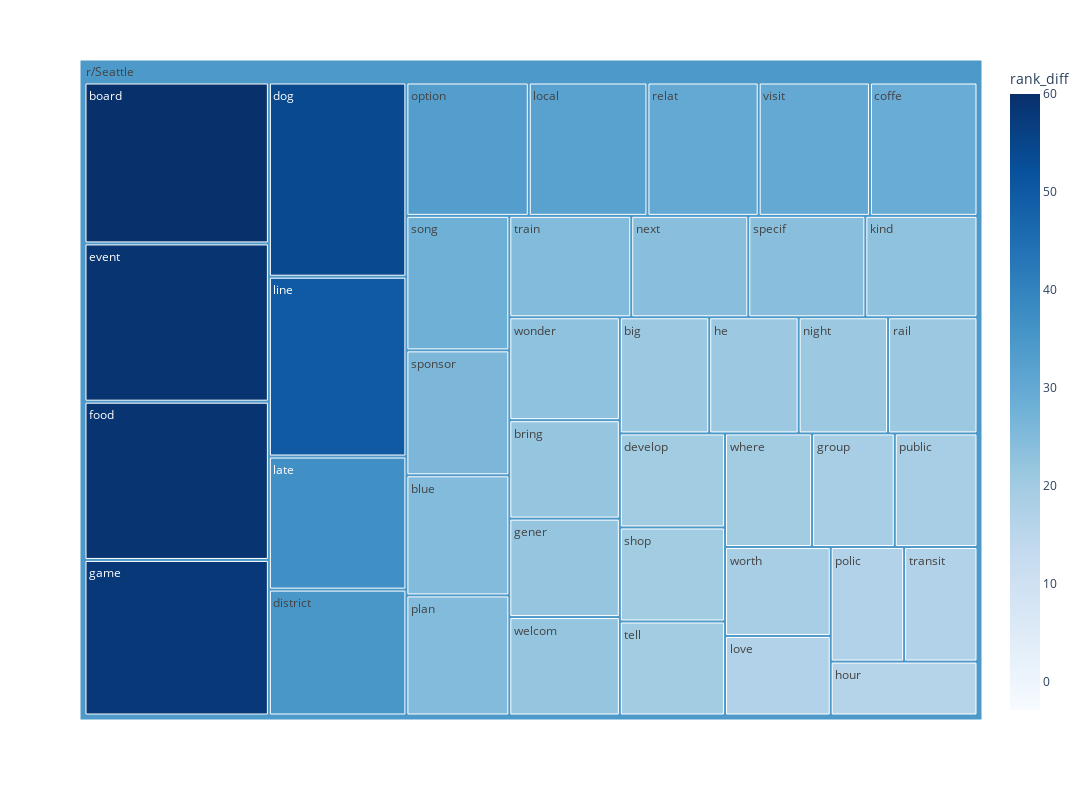

Notebook code cell kept with this figure:
### Code cell
fig = px.treemap(sea_ranked_df, path=[px.Constant('r/Seattle'), 'index'], values='rank_diff', color = 'rank_diff', width = 1200, height = 800, color_continuous_scale= 'Blues', color_continuous_midpoint= np.mean(sea_ranked_df['rank_diff']))
fig.show()

### Figure 1 — Plotly figure (JSON) as saved in the notebook; plotly's stock layout.template omitted (floating-point values rounded to 4 significant figures)
{"data": [{"branchvalues": "total", "customdata": [[21], [25], [60], [22], [29], [20], [35], [54], [59], [59], [58], [22], [19], [21], [16], [23], [37], [50], [32], [17], [24], [21], [33], [25], [17], [19], [21], [30], [20], [28], [24], [26], [20], [25], [17], [30], [22], [20], [23], [19], [34.35]], "domain": {"x": [0, 1], "y": [0, 1]}, "hovertemplate": "labels=%{label}<br>rank_diff_sum=%{value}<br>parent=%{parent}<br>id=%{id}<br>rank_diff=%{color}<extra></extra>", "ids": ["r/Seattle/big", "r/Seattle/blue", "r/Seattle/board", "r/Seattle/bring", "r/Seattle/coffe", "r/Seattle/develop", "r/Seattle/district", "r/Seattle/dog", "r/Seattle/event", "r/Seattle/food", "r/Seattle/game", "r/Seattle/gener", "r/Seattle/group", "r/Seattle/he", "r/Seattle/hour", "r/Seattle/kind", "r/Seattle/late", "r/Seattle/line", "r/Seattle/local", "r/Seattle/love", "r/Seattle/next", "r/Seattle/night", "r/Seattle/option", "r/Seattle/plan", "r/Seattle/polic", "r/Seattle/public", "r/Seattle/rail", "r/Seattle/relat", "r/Seattle/shop", "r/Seattle/song", "r/Seattle/specif", "r/Seattle/sponsor", "r/Seattle/tell", "r/Seattle/train", "r/Seattle/transit", "r/Seattle/visit", "r/Seattle/welcom", "r/Seattle/where", "r/Seattle/wonder", "r/Seattle/worth", "r/Seattle"], "labels": ["big", "blue", "board", "bring", "coffe", "develop", "district", "dog", "event", "food", "game", "gener", "group", "he", "hour", "kind", "late", "line", "local", "love", "next", "night", "option", "plan", "polic", "public", "rail", "relat", "shop", "song", "specif", "sponsor", "tell", "train", "transit", "visit", "welcom", "where", "wonder", "worth", "r/Seattle"], "marker": {"coloraxis": "coloraxis", "colors": [21, 25, 60, 22, 29, 20, 35, 54, 59, 59, 58, 22, 19, 21, 16, 23, 37, 50, 32, 17, 24, 21, 33, 25, 17, 19, 21, 30, 20, 28, 24, 26, 20, 25, 17, 30, 22, 20, 23, 19, 34.35]}, "name": "", "parents": ["r/Seattle", "r/Seattle", "r/Seattle", "r/Seattle", "r/Seattle", "r/Seattle", "r/Seattle", "r/Seattle", "r/Seattle", "r/Seattle", "r/Seattle", "r/Seattle", "r/Seattle", "r/Seattle", "r/Seattle", "r/Seattle", "r/Seattle", "r/Seattle", "r/Seattle", "r/Seattle", "r/Seattle", "r/Seattle", "r/Seattle", "r/Seattle", "r/Seattle", "r/Seattle", "r/Seattle", "r/Seattle", "r/Seattle", "r/Seattle", "r/Seattle", "r/Seattle", "r/Seattle", "r/Seattle", "r/Seattle", "r/Seattle", "r/Seattle", "r/Seattle", "r/Seattle", "r/Seattle", ""], "type": "treemap", "values": [21, 25, 60, 22, 29, 20, 35, 54, 59, 59, 58, 22, 19, 21, 16, 23, 37, 50, 32, 17, 24, 21, 33, 25, 17, 19, 21, 30, 20, 28, 24, 26, 20, 25, 17, 30, 22, 20, 23, 19, 1143]}], "layout": {"coloraxis": {"cmid": 28.57, "colorbar": {"title": {"text": "rank_diff"}}, "colorscale": [[0, "rgb(247,251,255)"], [0.125, "rgb(222,235,247)"], [0.25, "rgb(198,219,239)"], [0.375, "rgb(158,202,225)"], [0.5, "rgb(107,174,214)"], [0.625, "rgb(66,146,198)"], [0.75, "rgb(33,113,181)"], [0.875, "rgb(8,81,156)"], [1, "rgb(8,48,107)"]]}, "height": 800, "legend": {"tracegroupgap": 0}, "margin": {"t": 60}, "width": 1200}}
